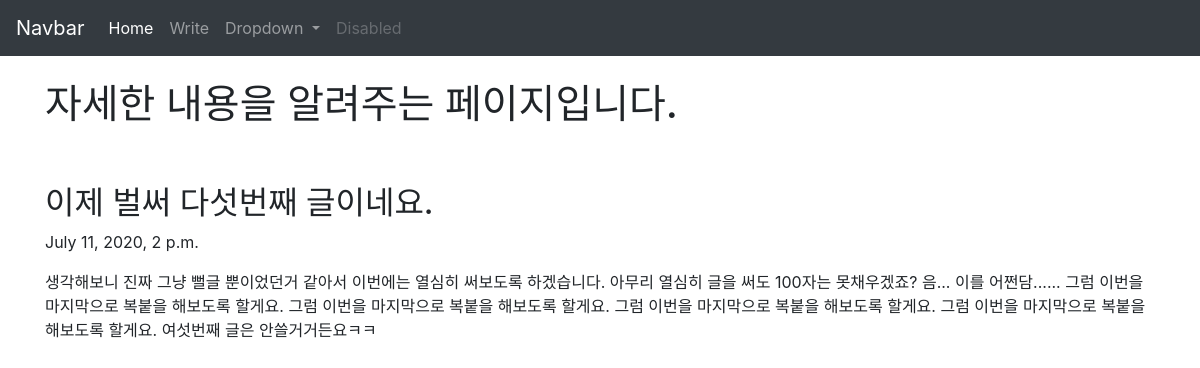
/blog/5/, run on the app's committed database.
### blogapp/models.py (models this page shows, shortened)
class Blog(models.Model):
    title = models.CharField(max_length=200)
    pub_date = models.DateTimeField('date published')
    body = models.TextField()

### blogapp/views.py (the view)
# urls.py: path('<int:blog_id>/', blogapp.views.detail, name="detail"),
def detail(request, blog_id):
    details = get_object_or_404(Blog, pk=blog_id)
    return render(request, 'detail.html', {'details':details})

### blogapp/templates/detail.html
{% extends 'base.html' %}
{% block contents %}
<body>
<br>
    <div class="container">
        <h1> 자세한 내용을 알려주는 페이지입니다. </h1>
        <br><br>
        <h2>{{details.title}}</h2>
        <p>{{details.pub_date}}</p>
        <p>{{details.body}}</p>
    </div>
</body>
{% endblock %}

### data on the page
Blog: title "이제 벌써 다섯번째 글이네요.", pub_date "July 11, 2020, 2 p.m.", body "생각해보니 진짜 그냥 뻘글 뿐이었던거 같아서 이번에는 열심히 써보도록 하겠습니다. 아무리 열심히 글을 써도 100자는 못채우겠죠? 음... 이를 어쩐담...... 그럼 이번을 마지막으로 복붙을 해보도록 할게요. 그럼 이번을 마지막으로 복붙을 해보도록 할게요. 그럼 이번을 마지막으로 복붙을 해보도록 할게요. 그럼 이번을 마지막으로 복붙을 해보도록 할게요. 여섯번째 글은 안쓸거거든요ㅋㅋ"
